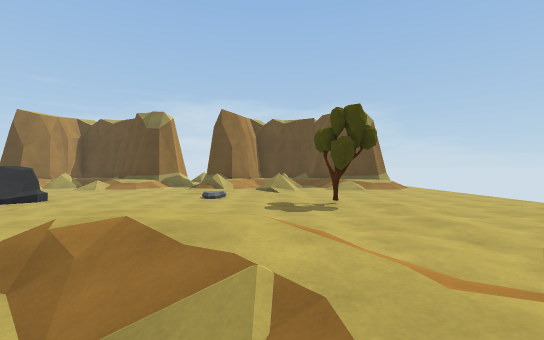
[1] (above)

21 first-person views from a walk through a scene from a Unity 3-D project. The camera is 1.4 m above the floor, looks level and sees 90° across. The floor is counted in squares, 2 m on a side. Each view is taken from the middle of a square. On the plan, view 1 faces up. The plan holds only what a view shows up to about 9 squares ahead; the rest is blank. The place goes on beyond the plan. The player character is not drawn.

[2]
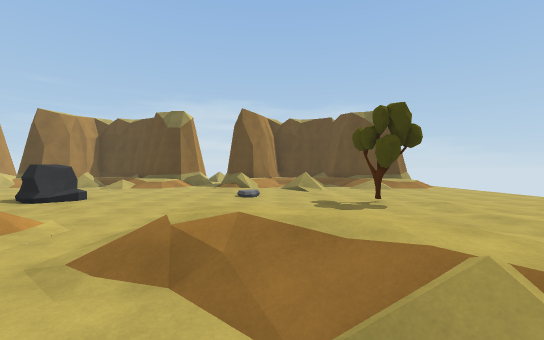

[3]
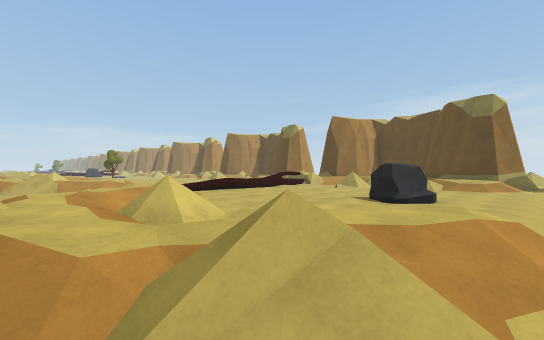

[4]
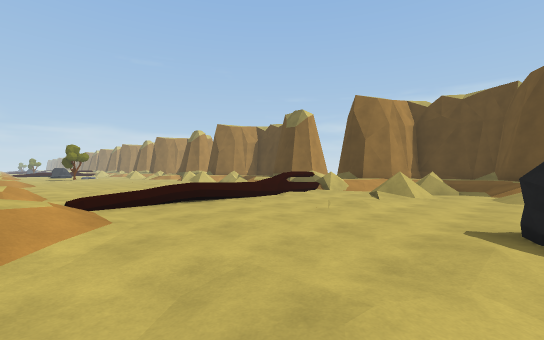

[5]
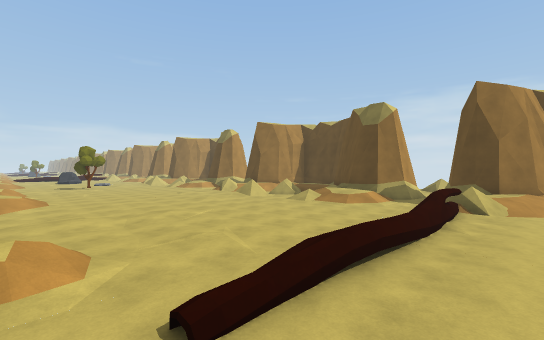

[6]
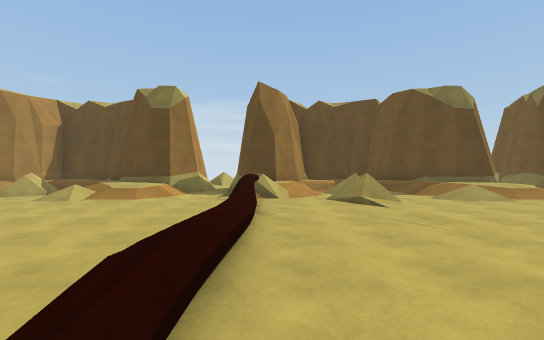

[7]
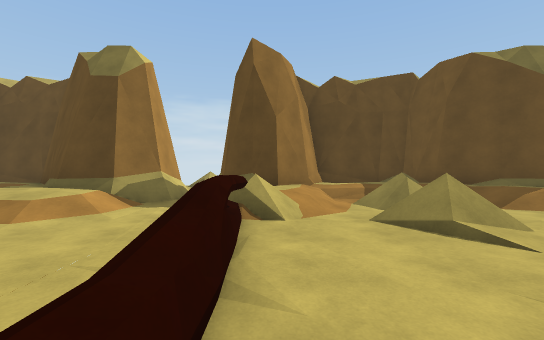

[8]
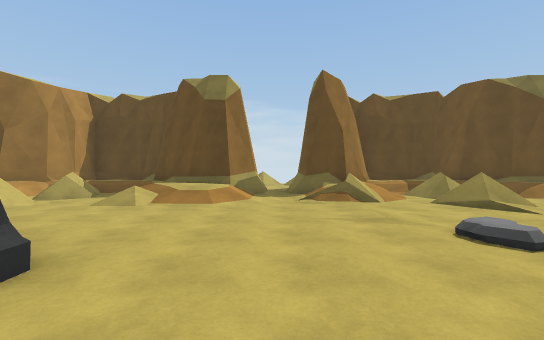

[9]
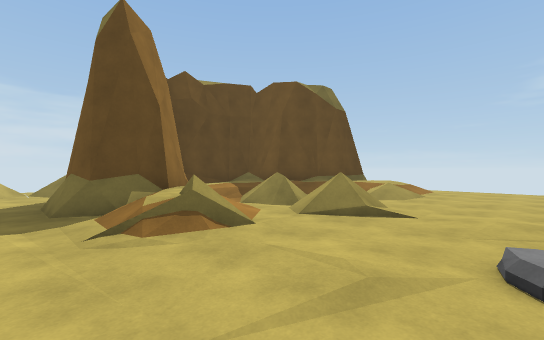

[10]
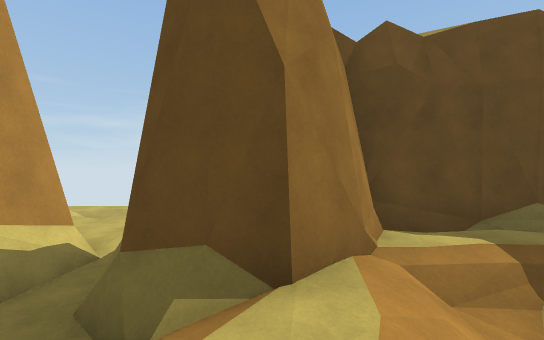

[11]
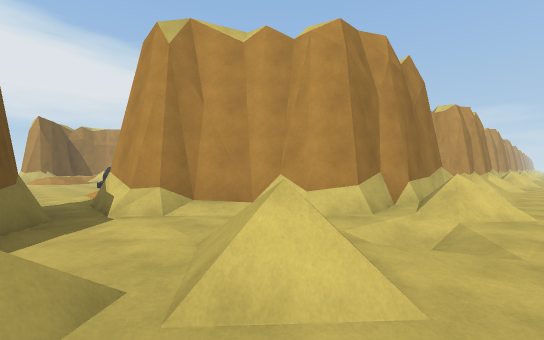

[12]
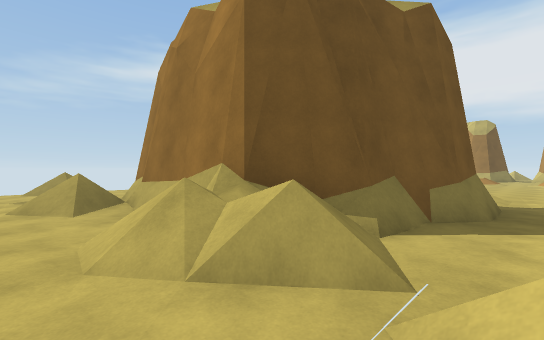

[13]
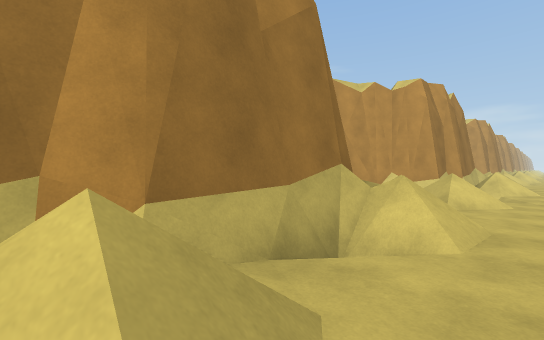

[14]
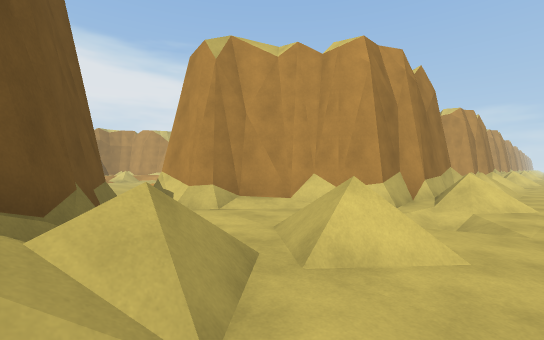

[15]
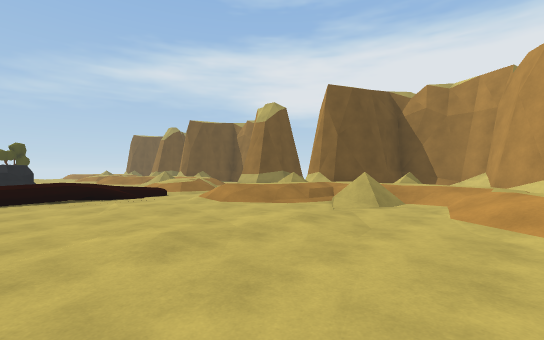

[16]
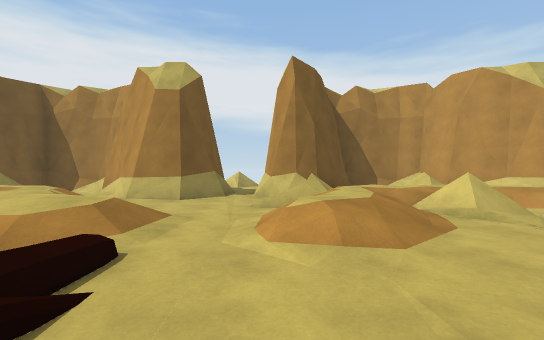

[17]
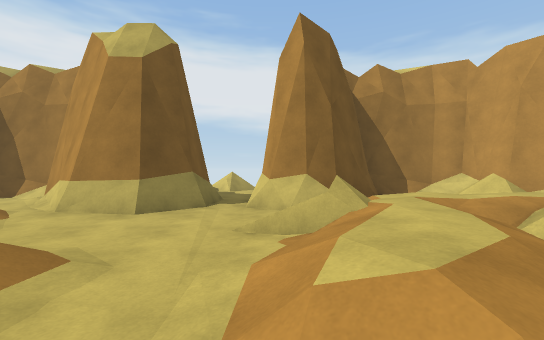

[18]
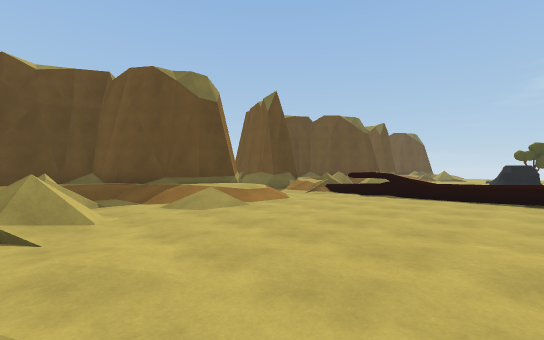

[19]
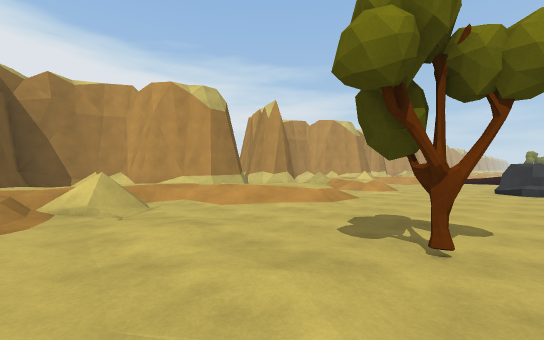

[20]
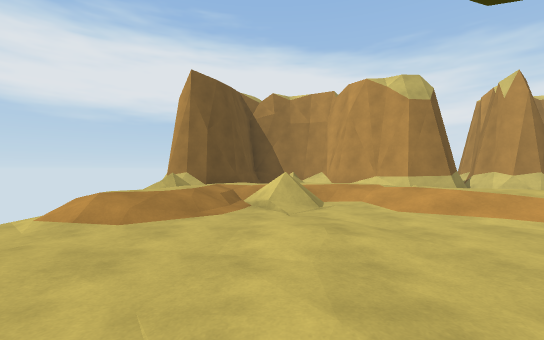

[21]
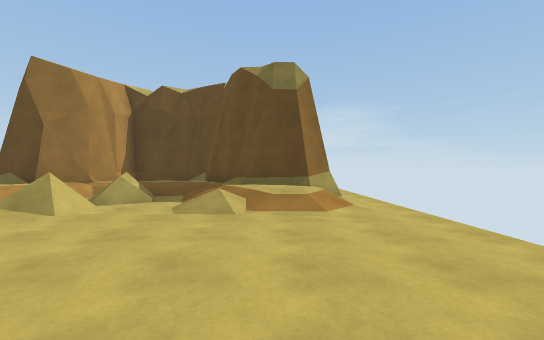

### Floor plan
Key: @ floor where view 1 was taken; # wall or solid block; x gap in a wall; . main floor; : floor 0.25 m higher than the main floor; + floor 0.75 m higher than the main floor; / step, stairs or slope; = window, fence, low wall or low ledge; R rock; T tree.
Columns run from 20 left of view 1 to 6 right of it. Each row starts with its distance up from view 1.
 19   .........................
 18   =///////./=///////./=  //
 17 ###/  ///####/.////####/./
 16 ####.../######.../######
 15 #####..########..#######
 14 ++####.###++####.###++##
 13  =/###.##//=/###.##//=/###.
 12 /=:++/./+//=:++/./+//=:++/.
 11 //./+/.#/.//./+/.//.//./+/.
 10 //.::..#..//.::.....//.::..
  9 ...:...=:....:....:....:...
  8 :......=..:.........:......
  7 .......=.....RR............
  6 ...:...=...../R.......T:...
  5 .....:.x.......:.........:
  4 ........::........::.......
  3 /....//./+/... //./+/....//
  2 +////+/.//+/ / +/.//+////+
  1 ///////.../////// ..//////
  0  //++/:./////++/: //@//++
 -1 #  /:##.###.   ## ###    ##
 -2 ##  #  .####. ###   ##  #
 -3  ###   .   ####      ####

Where each view was taken, in squares from view 1:
view 1: 0 up, 0 right, facing up
view 2: 0 up, 1 left, facing up
view 3: 0 up, 4 left, facing up-left
view 4: 3 up, 7 left, facing up-left
view 5: 3 up, 11 left, facing up-left
view 6: 4 up, 12 left, facing up
view 7: 7 up, 12 left, facing up
view 8: 5 up, 4 left, facing up
view 9: 8 up, 4 left, facing up-right
view 10: 11 up, 2 left, facing up
view 11: 19 up, 3 left, facing down-left
view 12: 19 up, 4 left, facing down-right
view 13: 19 up, 8 left, facing down-left
view 14: 19 up, 12 left, facing down-left
view 15: 7 up, 20 left, facing down-right
view 16: 6 up, 14 left, facing down
view 17: 4 up, 14 left, facing down
view 18: 6 up, 20 left, facing up-right
view 19: 7 up, 4 right, facing down-left
view 20: 7 up, 3 right, facing down
view 21: 6 up, 4 right, facing up
